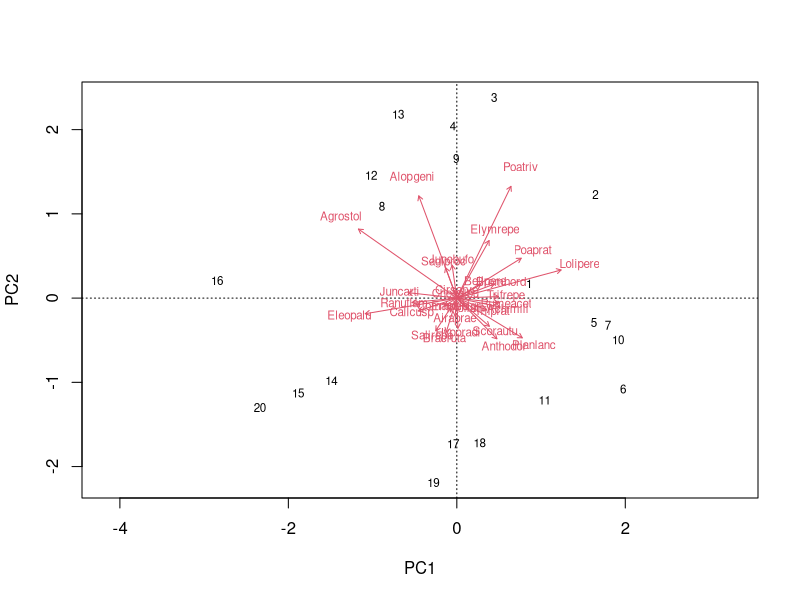
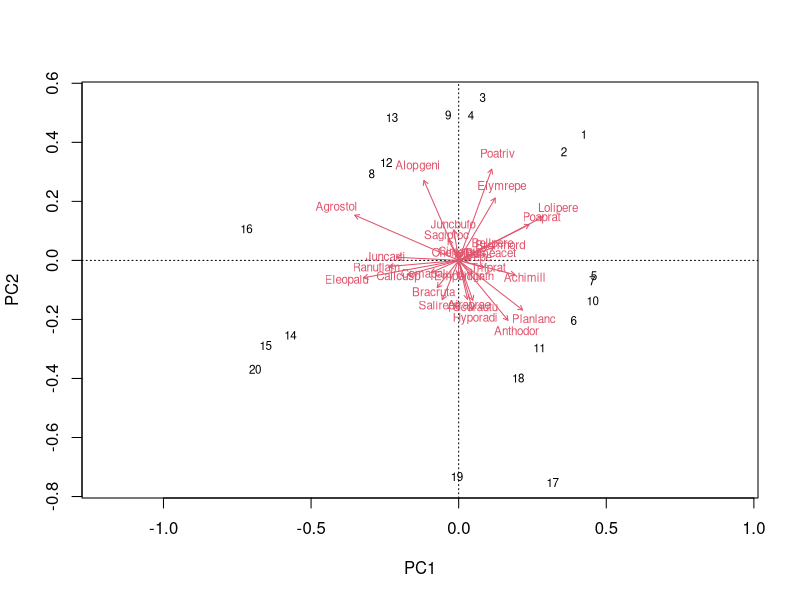
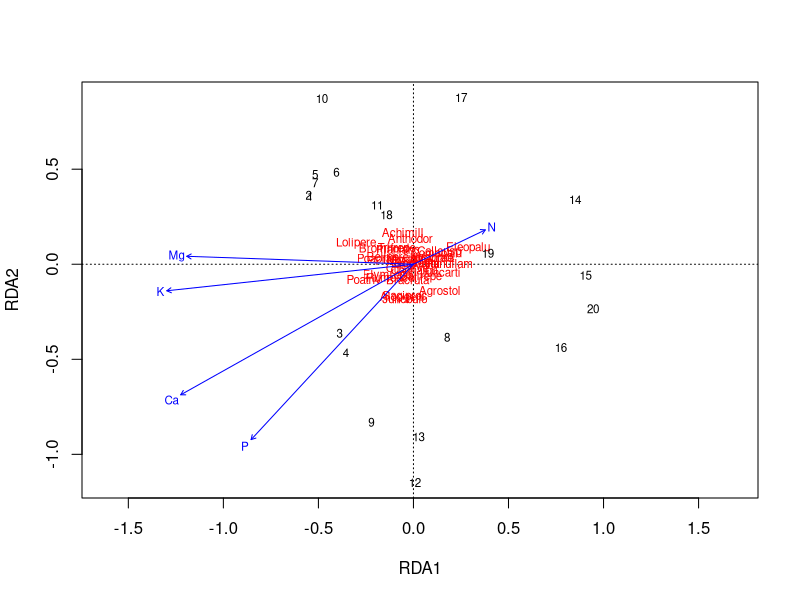

The R source for these figures, in order:
## ---- chunk 1
library(vegan)

## Load data
data(dune)

## conduct pca
pca <- rda(dune)

## see output variables of PCA
summary(pca)

## plot PCA
biplot(pca)


## ---- chunk 2
## Load data
dune.hell <- decostand(dune, method="hellinger")

## conduct pca
pca <- rda(dune.hell)

## see output variables of PCA
summary(pca)

## plot PCA
biplot(pca)
## ---- chunk 3
## conduct DCA
dca <- decorana(dune.hell)
dca
## ---- chunk 4
## load soil chem variables
data(varechem)

## select only most important soil nutrients
nutrients <- varechem[1:20,c("N","P","K","Ca","Mg")]

## conduct RDA
rda <- rda(dune.hell, nutrients)

## output
rda
anova(rda)

## plot output
plot(rda)
